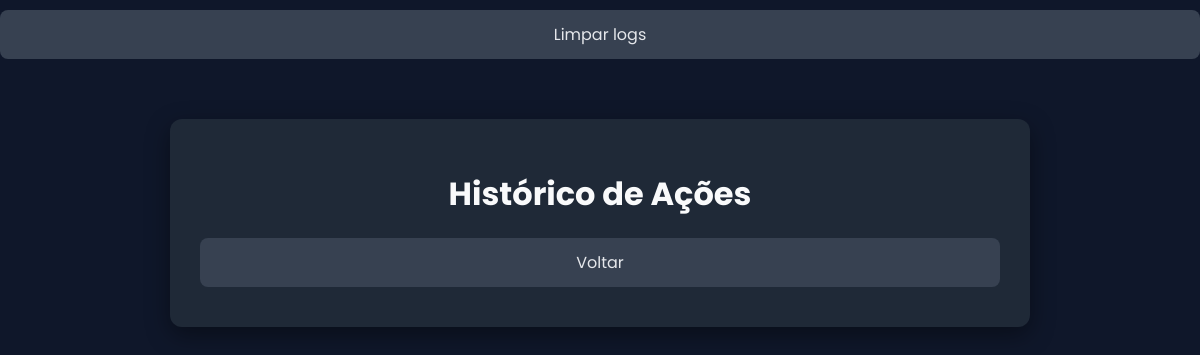
Page /logs on the earlier database version.
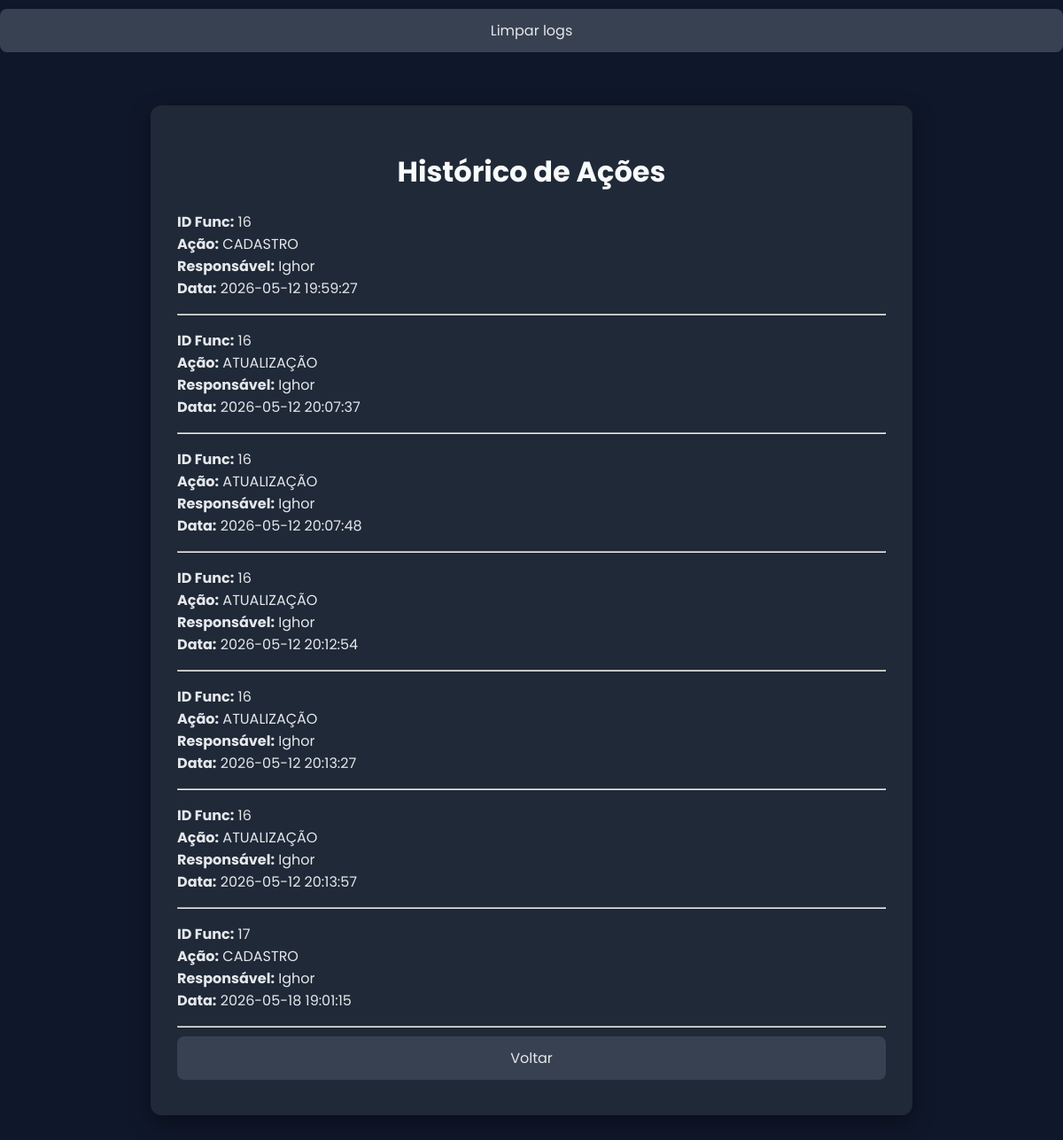
Same page on the later database version.
### tables this page shows
CREATE TABLE logs (
    id INTEGER PRIMARY KEY AUTOINCREMENT,
    funcionario_id INTEGER,
    acao TEXT,
    responsavel TEXT,
    data TEXT
);

### app.py (the view)
@app.route("/logs")
def logs():
    conn = conectar()
    cursor = conn.cursor()
    cursor.execute("SELECT * FROM logs")
    dados = cursor.fetchall()
    conn.close()
    return render_template("logs.html", logs=dados)

### app.py (called while the page is built)
def conectar():
    return sqlite3.connect("rh.db")

### templates/logs.html (shortened to what this page needs)
<!DOCTYPE html>
<html>
<head>
<a href="/limpar_logs" onclick="return confirm('Tem certeza que deseja limpar todos os logs?')">
    Limpar logs
</a>
    <link rel="stylesheet" href="/static/style.css">
</head>
<body>
<div class="container">
    <h1>Histórico de Ações</h1>
    {% for log in logs %}
        <p>
            <b>ID Func:</b> {{log[1]}} <br>
            <b>Ação:</b> {{log[2]}} <br>
            <b>Responsável:</b> {{log[3]}} <br>
            <b>Data:</b> {{log[4]}}
        </p>
        <hr>
    {% endfor %}
    <a href="/home">Voltar</a>
</div>
</body>
</html>

### static/style.css (style rules this page uses)
body { font-family: 'Poppins', sans-serif; background: #0f172a; margin: 0; padding: 0; color: #e5e7eb; }
.container { width: 90%; max-width: 800px; margin: 60px auto; background: #1f2937; padding: 30px; border-radius: 12px; box-shadow: 0 8px 25px rgba(0,0,0,0.4); }
h1 { text-align: center; margin-bottom: 20px; color: #f9fafb; }
a { display: block; text-align: center; margin: 10px 0; padding: 12px; border-radius: 8px; background: #374151; text-decoration: none; color: #e5e7eb; transition: 0.2s; }

Differences in the rows shown:
added logs: funcionario "16", acao "CADASTRO", responsavel "Ighor", data "2026-05-12 19:59:27"
added logs: funcionario "16", acao "ATUALIZAÇÃO", responsavel "Ighor", data "2026-05-12 20:07:37"
added logs: funcionario "16", acao "ATUALIZAÇÃO", responsavel "Ighor", data "2026-05-12 20:07:48"
added logs: funcionario "16", acao "ATUALIZAÇÃO", responsavel "Ighor", data "2026-05-12 20:12:54"
added logs: funcionario "16", acao "ATUALIZAÇÃO", responsavel "Ighor", data "2026-05-12 20:13:27"
added logs: funcionario "16", acao "ATUALIZAÇÃO", responsavel "Ighor", data "2026-05-12 20:13:57"
added logs: funcionario "17", acao "CADASTRO", responsavel "Ighor", data "2026-05-18 19:01:15"
